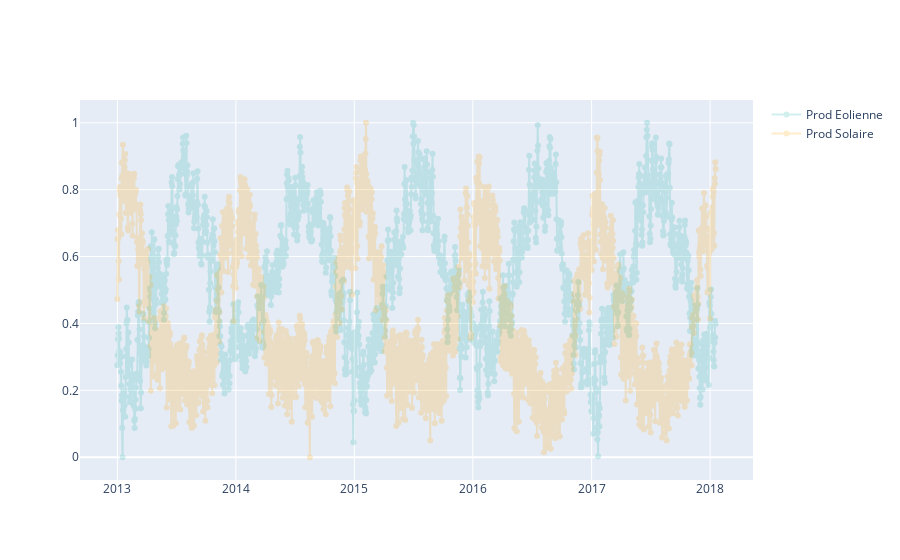

This figure's notebook cell:
### Code cell
fig2 = go.FigureWidget()
fig2.add_scatter(x = df_merge_2.index, y = df_merge_2.avg_temperature, mode = "lines + markers", opacity=0.2, line = dict(color="lightseagreen"), name = "Prod Eolienne")
fig2.add_scatter(x = df_merge_2.index, y = df_merge_2.avg_prod_elec, mode = "lines + markers", opacity=0.2, line = dict(color="orange"), name = "Prod Solaire")
fig2.show()

### Figure 1 — Plotly figure (JSON) as saved in the notebook; plotly's stock layout.template omitted (floating-point values rounded to 4 significant figures; data arrays with more than 128 entries replaced by an {"elided": "..."} marker saying what was removed)
{"data": [{"line": {"color": "lightseagreen"}, "mode": "lines+markers", "name": "Prod Eolienne", "opacity": 0.2, "type": "scatter", "uid": "bed13c4c-c930-461f-8a4b-99f855778021", "x": {"elided": "1844 str values"}, "y": {"elided": "1844 float values"}}, {"line": {"color": "orange"}, "mode": "lines+markers", "name": "Prod Solaire", "opacity": 0.2, "type": "scatter", "uid": "c17aee85-a83b-47c2-8373-c12e4b4fc36f", "x": {"elided": "1844 str values"}, "y": {"elided": "1844 float values"}}], "layout": {}}
